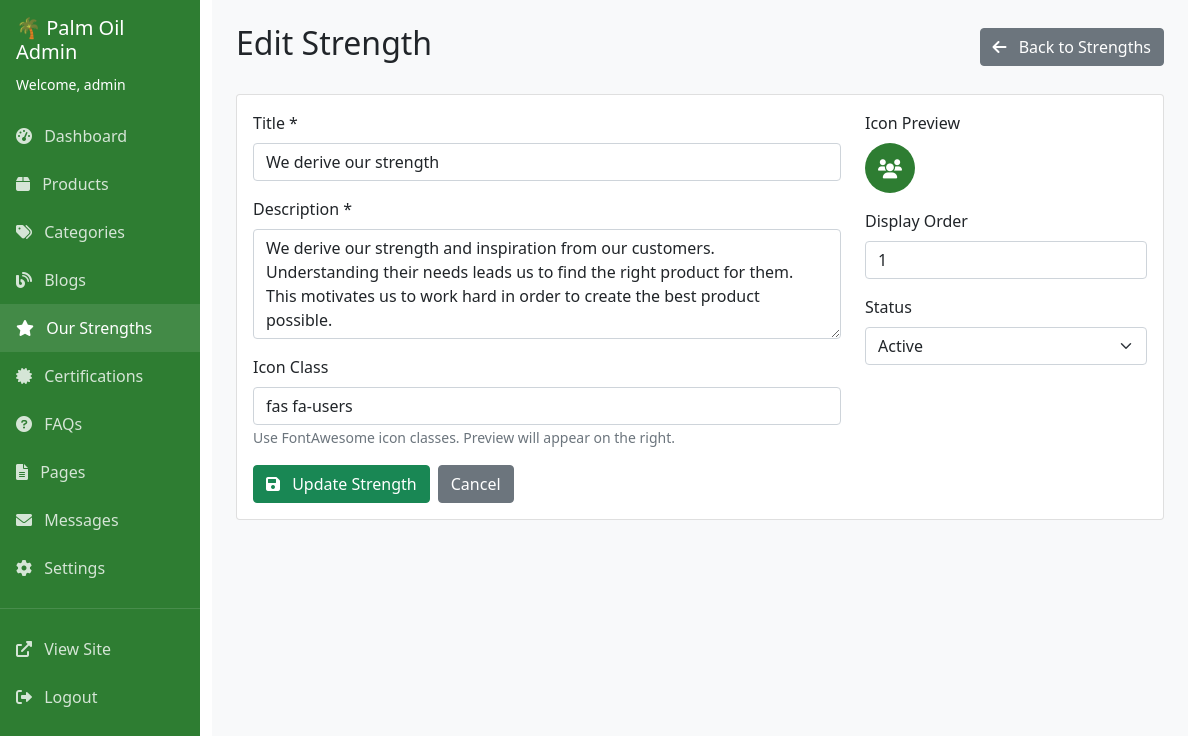
The page /admin/strength-form.php?id=1 (signed in) on the database its author committed.
### tables this page shows
CREATE TABLE IF NOT EXISTS our_strengths (
    id INT AUTO_INCREMENT PRIMARY KEY,
    title VARCHAR(200) NOT NULL,
    description TEXT NOT NULL,
    icon VARCHAR(100),  
    sort_order INT DEFAULT 0,
    status ENUM('active', 'inactive') DEFAULT 'active',
    created_at TIMESTAMP DEFAULT CURRENT_TIMESTAMP,
    updated_at TIMESTAMP DEFAULT CURRENT_TIMESTAMP ON UPDATE CURRENT_TIMESTAMP
);

### admin/strength-form.php (the view, shortened to what this page needs)
<?php
$db = getDB();
$isEdit = isset($_GET['id']);
$strength = null;
if ($isEdit) {
    $id = (int)$_GET['id'];
    $stmt = $db->prepare("SELECT * FROM our_strengths WHERE id = ?");
    $stmt->execute([$id]);
    $strength = $stmt->fetch();
}
$nextOrder = 1;
?>
<!DOCTYPE html>
<html lang="en">
<head>
    <link href="https://cdn.jsdelivr.net/npm/bootstrap@5.1.3/dist/css/bootstrap.min.css" rel="stylesheet">
    <link href="https://cdnjs.cloudflare.com/ajax/libs/font-awesome/6.0.0/css/all.min.css" rel="stylesheet">
</head>
<body>
    <div class="container-fluid">
        <div class="row">
            <div class="col-md-3 col-lg-2 px-0">
                <div class="sidebar">
                    <div class="p-3">
                        <h5>🌴 Palm Oil Admin</h5>
                        <small>Welcome, <?php echo $_SESSION['admin_username']; ?></small>
                    </div>
                    <nav class="nav flex-column">
                        <a class="nav-link" href="dashboard.php">
                            <i class="fas fa-tachometer-alt me-2"></i> Dashboard
                        </a>
                        <a class="nav-link" href="products.php">
                            <i class="fas fa-box me-2"></i> Products
                        </a>
                        <a class="nav-link" href="categories.php">
                            <i class="fas fa-tags me-2"></i> Categories
                        </a>
                        <a class="nav-link" href="blogs.php">
                            <i class="fas fa-blog me-2"></i> Blogs
                        </a>
                        <a class="nav-link active" href="strengths.php">
                            <i class="fas fa-star me-2"></i> Our Strengths
                        </a>
                        <a class="nav-link" href="certifications.php">
                            <i class="fas fa-certificate me-2"></i> Certifications
                        </a>
                        <a class="nav-link" href="faqs.php">
                            <i class="fas fa-question-circle me-2"></i> FAQs
                        </a>
                        <a class="nav-link" href="pages.php">
                            <i class="fas fa-file-alt me-2"></i> Pages
                        </a>
                        <a class="nav-link" href="messages.php">
                            <i class="fas fa-envelope me-2"></i> Messages
                        </a>
                        <a class="nav-link" href="settings.php">
                            <i class="fas fa-cog me-2"></i> Settings
                        </a>
                        <hr class="text-white-50">
                        <a class="nav-link" href="../index.php" target="_blank">
                            <i class="fas fa-external-link-alt me-2"></i> View Site
                        </a>
                        <a class="nav-link" href="logout.php">
                            <i class="fas fa-sign-out-alt me-2"></i> Logout
                        </a>
                    </nav>
                </div>
            </div>
            <div class="col-md-9 col-lg-10">
                <div class="main-content p-4">
                    <div class="d-flex justify-content-between align-items-center mb-4">
                        <h2><?php echo $isEdit ? 'Edit' : 'Add'; ?> Strength</h2>
                        <a href="strengths.php" class="btn btn-secondary">
                            <i class="fas fa-arrow-left me-2"></i> Back to Strengths
                        </a>
                    </div>
                    <div class="card">
                        <div class="card-body">
                            <form method="POST">
                                <div class="row">
                                    <div class="col-md-8">
                                        <div class="mb-3">
                                            <label for="title" class="form-label">Title *</label>
                                            <input type="text" class="form-control" id="title" name="title"
                                                   value="<?php echo htmlspecialchars($strength['title'] ?? ''); ?>" required>
                                        </div>
                                        <div class="mb-3">
                                            <label for="description" class="form-label">Description *</label>
                                            <textarea class="form-control" id="description" name="description" rows="4" required><?php echo htmlspecialchars($strength['description'] ?? ''); ?></textarea>
                                        </div>
                                        <div class="mb-3">
                                            <label for="icon" class="form-label">Icon Class</label>
                                            <input type="text" class="form-control" id="icon" name="icon"
                                                   value="<?php echo htmlspecialchars($strength['icon'] ?? 'fas fa-star'); ?>"
                                                   placeholder="e.g., fas fa-star, fas fa-check-circle">
                                            <small class="form-text text-muted">Use FontAwesome icon classes. Preview will appear on the right.</small>
                                        </div>
                                    </div>
                                    <div class="col-md-4">
                                        <div class="mb-3">
                                            <label class="form-label">Icon Preview</label>
                                            <div class="icon-preview" id="iconPreview">
                                                <i class="<?php echo htmlspecialchars($strength['icon'] ?? 'fas fa-star'); ?>"></i>
                                            </div>
                                        </div>
                                        <div class="mb-3">
                                            <label for="display_order" class="form-label">Display Order</label>
                                            <input type="number" class="form-control" id="display_order" name="display_order"
                                                   value="<?php echo $strength['display_order'] ?? $nextOrder; ?>" min="1">
                                        </div>
                                        <div class="mb-3">
                                            <label for="status" class="form-label">Status</label>
                                            <select class="form-select" id="status" name="status">
                                                <option value="active" <?php echo ($strength['status'] ?? 'active') == 'active' ? 'selected' : ''; ?>>Active</option>
                                            </select>
                                        </div>
                                    </div>
                                </div>
                                <div class="d-flex gap-2">
                                    <button type="submit" class="btn btn-success">
                                        <i class="fas fa-save me-2"></i> <?php echo $isEdit ? 'Update' : 'Add'; ?> Strength
                                    </button>
                                    <a href="strengths.php" class="btn btn-secondary">Cancel</a>
                                </div>
                            </form>
                        </div>
                    </div>
                </div>
            </div>
        </div>
    </div>
</body>
</html>

### admin/strength-form.php (style rules this page uses)
.sidebar { background: #2E7D32; min-height: 100vh; color: white; }
.sidebar .nav-link { color: rgba(255,255,255,0.8); padding: 0.75rem 1rem; }
.sidebar .nav-link:hover, .sidebar .nav-link.active { color: white; background: rgba(255,255,255,0.1); }
.main-content { background: #f8f9fa; min-height: 100vh; }
.icon-preview { width: 50px; height: 50px; background: #2E7D32; border-radius: 50%; display: flex; align-items: center; justify-content: center; color: white; font-size: 1.2rem; }

### rows shown on the page
our_strengths: title "We derive our strength", description "We derive our strength and inspiration from our customers. Understanding their needs leads us to find the right product for them. This motivates us to work hard in order to create the best product possible.", icon "fas fa-users", status "Active"

### other values the page prints
$_SESSION['admin_username'] "admin"
